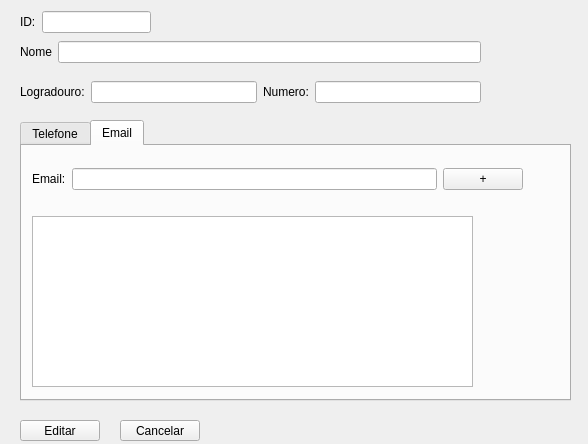
<?xml version="1.0" encoding="UTF-8"?>
<ui version="4.0">
 <class>telaDeEdicao</class>
 <widget class="QDialog" name="telaDeEdicao">
  <property name="geometry">
   <rect>
    <x>0</x>
    <y>0</y>
    <width>588</width>
    <height>444</height>
   </rect>
  </property>
  <property name="windowTitle">
   <string>Dialog</string>
  </property>
  <widget class="QWidget" name="layoutWidget">
   <property name="geometry">
    <rect>
     <x>20</x>
     <y>80</y>
     <width>461</width>
     <height>24</height>
    </rect>
   </property>
   <layout class="QHBoxLayout" name="horizontalLayout_4">
    <item>
     <widget class="QLabel" name="label_3">
      <property name="text">
       <string>Logradouro:</string>
      </property>
     </widget>
    </item>
    <item>
     <widget class="QLineEdit" name="lineEditLogradouro"/>
    </item>
    <item>
     <widget class="QLabel" name="label_4">
      <property name="text">
       <string>Numero:</string>
      </property>
     </widget>
    </item>
    <item>
     <widget class="QLineEdit" name="lineEditNumero"/>
    </item>
   </layout>
  </widget>
  <widget class="QTabWidget" name="tabWidget">
   <property name="geometry">
    <rect>
     <x>20</x>
     <y>120</y>
     <width>551</width>
     <height>281</height>
    </rect>
   </property>
   <property name="currentIndex">
    <number>1</number>
   </property>
   <widget class="QWidget" name="tabTelefone">
    <attribute name="title">
     <string>Telefone</string>
    </attribute>
    <widget class="QTableWidget" name="tableWidgetListaTelefone">
     <property name="geometry">
      <rect>
       <x>10</x>
       <y>70</y>
       <width>361</width>
       <height>171</height>
      </rect>
     </property>
     <column>
      <property name="text">
       <string>DDI</string>
      </property>
     </column>
     <column>
      <property name="text">
       <string>DDD</string>
      </property>
     </column>
     <column>
      <property name="text">
       <string>Telefone</string>
      </property>
     </column>
    </widget>
    <widget class="QWidget" name="layoutWidget_2">
     <property name="geometry">
      <rect>
       <x>10</x>
       <y>20</y>
       <width>534</width>
       <height>28</height>
      </rect>
     </property>
     <layout class="QHBoxLayout" name="horizontalLayout_7">
      <item>
       <layout class="QHBoxLayout" name="horizontalLayout_3">
        <item>
         <widget class="QLabel" name="label_6">
          <property name="text">
           <string>DDI:</string>
          </property>
          <property name="alignment">
           <set>Qt::AlignRight|Qt::AlignTrailing|Qt::AlignVCenter</set>
          </property>
         </widget>
        </item>
        <item>
         <widget class="QLineEdit" name="lineEditDDI"/>
        </item>
        <item>
         <widget class="QLabel" name="label_5">
          <property name="text">
           <string>DDD:</string>
          </property>
         </widget>
        </item>
        <item>
         <widget class="QLineEdit" name="lineEditDDD"/>
        </item>
        <item>
         <layout class="QHBoxLayout" name="horizontalLayout_5">
          <item>
           <widget class="QLabel" name="label_7">
            <property name="text">
             <string>Número:</string>
            </property>
           </widget>
          </item>
          <item>
           <widget class="QLineEdit" name="lineEditNumeroTel"/>
          </item>
         </layout>
        </item>
       </layout>
      </item>
      <item>
       <widget class="QPushButton" name="pushButton_incluirMais">
        <property name="text">
         <string>+</string>
        </property>
       </widget>
      </item>
     </layout>
    </widget>
   </widget>
   <widget class="QWidget" name="tabEmail">
    <attribute name="title">
     <string>Email</string>
    </attribute>
    <widget class="QListWidget" name="listWidgetEmail">
     <property name="geometry">
      <rect>
       <x>10</x>
       <y>70</y>
       <width>441</width>
       <height>171</height>
      </rect>
     </property>
    </widget>
    <widget class="QWidget" name="layoutWidget_3">
     <property name="geometry">
      <rect>
       <x>10</x>
       <y>20</y>
       <width>491</width>
       <height>26</height>
      </rect>
     </property>
     <layout class="QHBoxLayout" name="horizontalLayout_8">
      <item>
       <layout class="QHBoxLayout" name="horizontalLayout_6">
        <item>
         <widget class="QLabel" name="label_8">
          <property name="text">
           <string>Email:</string>
          </property>
         </widget>
        </item>
        <item>
         <widget class="QLineEdit" name="lineEditEmail"/>
        </item>
       </layout>
      </item>
      <item>
       <widget class="QPushButton" name="pushButton_incluirMaisEmail">
        <property name="text">
         <string>+</string>
        </property>
       </widget>
      </item>
     </layout>
    </widget>
   </widget>
  </widget>
  <widget class="QWidget" name="layoutWidget_4">
   <property name="geometry">
    <rect>
     <x>20</x>
     <y>40</y>
     <width>461</width>
     <height>24</height>
    </rect>
   </property>
   <layout class="QHBoxLayout" name="horizontalLayout_2">
    <item>
     <widget class="QLabel" name="label_2">
      <property name="text">
       <string>Nome</string>
      </property>
     </widget>
    </item>
    <item>
     <widget class="QLineEdit" name="lineEditNome"/>
    </item>
   </layout>
  </widget>
  <widget class="QPushButton" name="pushButtonEditar">
   <property name="geometry">
    <rect>
     <x>20</x>
     <y>420</y>
     <width>80</width>
     <height>21</height>
    </rect>
   </property>
   <property name="text">
    <string>Editar</string>
   </property>
  </widget>
  <widget class="QPushButton" name="pushButtonCancelar">
   <property name="geometry">
    <rect>
     <x>120</x>
     <y>420</y>
     <width>80</width>
     <height>21</height>
    </rect>
   </property>
   <property name="text">
    <string>Cancelar</string>
   </property>
  </widget>
  <widget class="QWidget" name="">
   <property name="geometry">
    <rect>
     <x>20</x>
     <y>10</y>
     <width>131</width>
     <height>24</height>
    </rect>
   </property>
   <layout class="QHBoxLayout" name="horizontalLayout">
    <item>
     <widget class="QLabel" name="label">
      <property name="text">
       <string>ID:</string>
      </property>
     </widget>
    </item>
    <item>
     <widget class="QLineEdit" name="lineEditID">
      <property name="readOnly">
       <bool>true</bool>
      </property>
     </widget>
    </item>
   </layout>
  </widget>
 </widget>
 <resources/>
 <connections/>
</ui>
